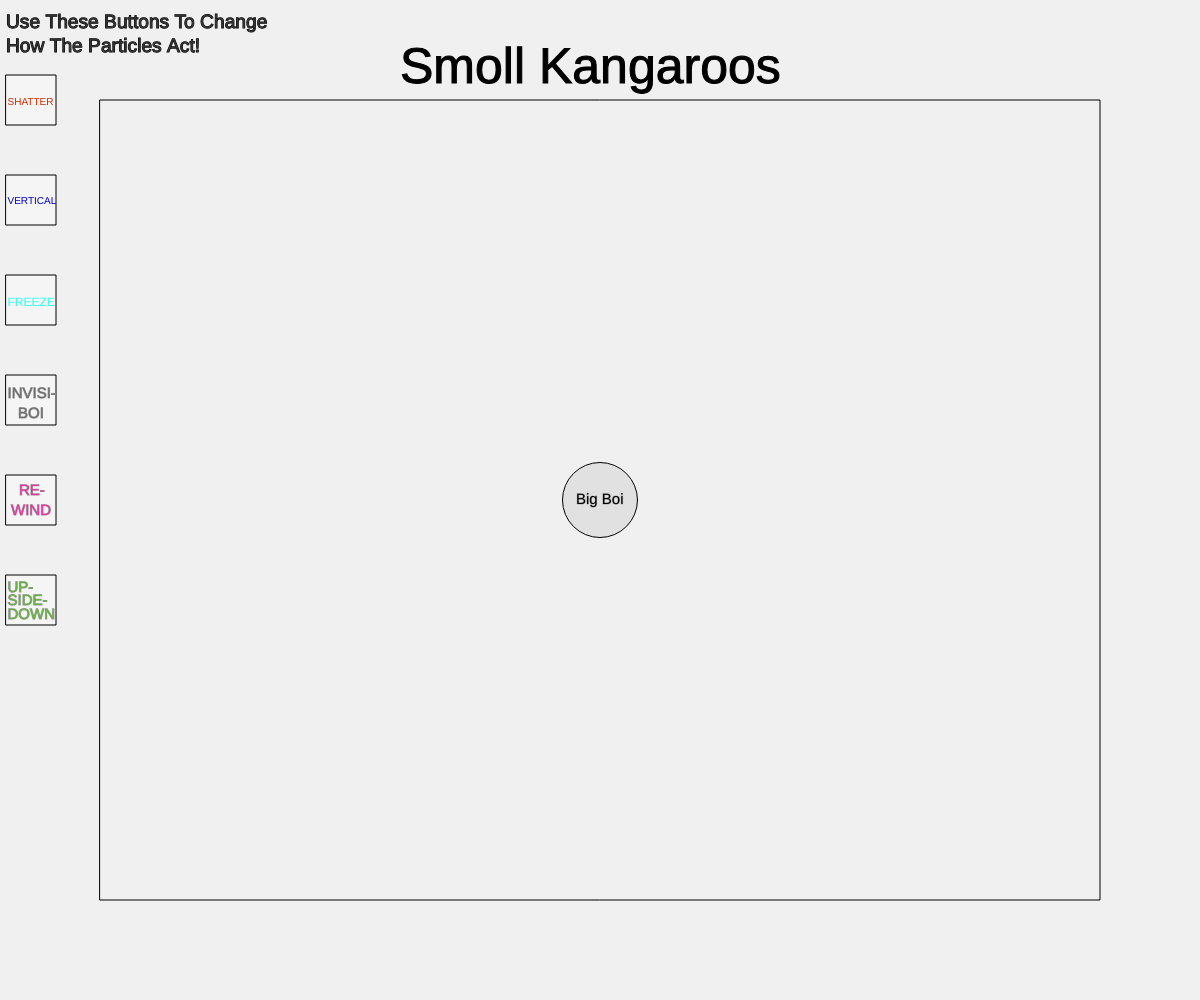
Frame 1 (no input)
Frame 60 (no input): identical to frame 1, image omitted
Frame 120 (the mouse pressed at the canvas centre since frame 60): identical to frame 1, image omitted

The p5.js sketch that drew this single still picture (run headless with seeded random() and noise() and a simulated clock; from frame 60 on, the mouse is pressed at the canvas centre):

// p5.js sketch
// ── sketch.js
var bigboi;
var particles = [];
//constant gravity
var mg = .06;
var radius = 5;
var isFrozen = false;
var isContinue = true;
var bigBoiClick = true;
var isBackwards = false;

function setup() {
  createCanvas(windowWidth, windowHeight);
  bigboi = {
    color : 225,
    posx : width/2,
    posy : height/2,
    r : radius * 15,
  }
}

function draw() {
  boxAndTitle();
  bigBoiDetails(bigboi.posx, bigboi.posy, bigboi.r, bigboi.color);
  button(width/200,1);
  spawnParticles(mouseX, mouseY);
  randomXValues();
  //particle builder
  for(var i = 0; i < particles.length; i++) {
    particles[i].display();
    particles[i].move();
    particles[i].bounce();
    particles[i].bigBoiAndParticles();
  }
}
//particle details
function Particle(locx, locy, direction) {
  //declaring where each bigboi and particle are located
  this.loc = createVector(locx, locy);
  bigboi.loc = createVector(bigboi.posx, bigboi.posy);
  this.direction = direction;
  this.velocity = createVector(0,0);
  this.a = 0;
  this.b = 0;
  this.c = 0;
  this.display = function(){
    fill(0);
    stroke(0);
    ellipse(this.loc.x, this.loc.y, radius);
  }
  this.move = function() {
    //y acceleration
    //if its not frozen
    if(isFrozen === false) {
      this.velocity.add(0,mg);
      //if it does not continue
      if(isContinue === false) {
        this.loc.add(0,this.velocity.y);
        //if bigBoi is on the screen
        if(bigBoiClick === true){
          if(this.c <= bigboi.r/2 + radius*1.3 ){
            this.loc.add(this.velocity.x, this.velocity.y);
          }
        }
      }
      else {
        //if it does continue
        this.loc.add(this.velocity.x, this.velocity.y);
      }
    }
  }
  this.bounce = function() {
    // y bounce(ceiling)
    if(this.loc.y <= height/10 + radius) {
      this.loc.y = height/10 + radius;
      this.velocity.y = this.velocity.y * direction;
    }
    //y bounce(floor)
    if(this.loc.y > 9*height/10 - radius){
      this.loc.y = 9*height/10 - radius;
      this.velocity.y = this.velocity.y * direction;
    }
    // x bounce
    if(this.loc.x <= width/12+radius || this.loc.x >= 11*width/12-radius) {
      this.velocity.x = this.velocity.x * direction;
    }
    //make sure it stays in rectangle(left wall)
    if(this.loc.x < width/12 + radius){
      this.loc.x = width/12 + radius;
    }
    //(right wall)
    if(this.loc.x > 11*width/12 - radius) {
      this.loc.x = 11*width/12 - radius;
    }
    //(top-middle of bigboi)
    if(this.loc.y >= bigboi.posy - bigboi.r/2 - radius  && this.loc.y <= bigboi.posy && this.loc.x === bigboi.posx) {
      if(bigBoiClick === true){
        this.loc.y = height/2 - bigboi.r/2 - radius;
      }
    }
  }
  this.goBackwards = function() {
    //the ball's velocities go opposite direction
    this.velcoity = this.velocity.mult(this.direction, this.direction);
  }
  this.bigBoiAndParticles = function() {
    //distance formula in relation of location of particle and bigboi
    this.a = this.loc.x - bigboi.posx;
    this.b = this.loc.y - bigboi.posy;
    this.c = Math.sqrt(this.a*this.a + this.b*this.b);
    // interaction with bigboi and particles
    //credit to Mrs. DeBB
    if(bigBoiClick === true){
      if(this.c <= bigboi.r/2 + radius){
        var n = p5.Vector.sub(this.loc, bigboi.loc);
        n.normalize();
        var ndotv = p5.Vector.dot(n, this.velocity);
        var ndotv_n = p5.Vector.mult(n, ndotv);
        var r = p5.Vector.sub(p5.Vector.sub(this.velocity, ndotv_n), ndotv_n);
        this.velocity = r;
      }
    }
  }
}

function spawnParticles(x,y) {
  //distance formula in relation of spawn and bigboi
  a = mouseX - bigboi.posx;
  b = mouseY - bigboi.posy;
  c = Math.sqrt(a*a + b*b);
  if(mouseIsPressed){
    if(mouseX >= width/12 + radius && mouseY >= height/10 + radius && mouseY <= 9*height/10 - radius && mouseX <= 11*width/12 ){
      //if bigboi is on screen, then you cannot place balls in it
      if(bigBoiClick === true){
        if(c > radius + bigboi.r/2){
          if (mouseButton === LEFT) {
            particles.push(new Particle(mouseX, mouseY,-1));
          }
        }
      }
      //if bigboi is not on screen, you can place balls in it
      if(bigBoiClick === false){
        if(mouseButton === LEFT) {
          particles.push(new Particle(mouseX, mouseY,-1));
        }
      }
    }
  }
}
//bigboi details
function bigBoiDetails(x,y,r,c) {
  if(bigBoiClick === true){
    fill(c);
    ellipse(x,y,r);
    fill(0);
    textSize(15);
    stroke(170);
    text("Big Boi", width/2 - 24 , height/2 + 3.5);
  }
}
//background stuff
function boxAndTitle() {
  //background
  background(240);
  stroke(0);
  fill(240);
  rect(width/12, height/10, 5*width/6 , 4*height/5);
  fill(0);
  textSize(50);
  //credit to Claire Morrison
  text("Smoll Kangaroos", width/2 - 200, height/12);
  textSize(20*width/1250);
  fill(50);
  text("Use These Buttons To Change How The Particles Act!", width/200, height/75, width/4, height/10);
}

function button (x,y) {
  for(var y = 0; y < 6; y++){
    stroke(0);
    fill(245);
    rect(x,y * 100 + 75,50,50);
  }
  //Credit to Claire Morrison
  //button labeling
  noStroke();
  fill(200, 45, 0);
  textSize(10);
  text("SHATTER", width/200 + 1.5, 105);
  fill (0, 0, 200);
  textSize(10);
  text("VERTICAL", width/200 + 1.5, 204);
  fill(45, 255, 240);
  textSize(12);
  text("FREEZE", width/200 + 1.5, 306);
  fill(110);
  strokeWeight(stroke(1.5));
  stroke(150);
  textSize(15);
  text("INVISI-", width/200 + 1.5, 398);
  text("BOI", width/200 + 12, 418);
  fill(240, 45, 160);
  text("RE-", width/200 + 13, 495 );
  text("WIND", width/200 + 5, 515);
  fill(100,180,60);
  text("UP-", width/200 + 1.5, 592);
  text("SIDE-", width/200 + 1.5, 605);
  text("DOWN", width/200 + 1.5, 619);
}
//buttons
function mousePressed() {
  if(clickedFrozen()) {
    isFrozen = !isFrozen;
  }
  if(clickedVertical()) {
    isContinue = !isContinue;
  }
  if(bigBoiActivate()) {
    bigBoiClick = !bigBoiClick;
  }
  if(particlesBackwards()){
    isBackwards = !isBackwards
    for (var i = 0; i < particles.length; i++) {
      particles[i].goBackwards();
    }
  }
  if(antiGravity()) {
    mg = -mg;
  }
}

function randomXValues() {
  if(mouseIsPressed){
    if(mouseX <= width/200 + 50 && mouseX >= width/200 && mouseY <= 125 && mouseY >= 75){
      if(mouseButton === LEFT) {
        //So verticle does not mess with shatter
        if(isContinue === false) {
          isContinue = !isContinue;
          for(var i = 0; i < particles.length; i++) {
            if(particles[i].c > bigboi.r/2 + radius*2) {
              particles[i].velocity.x = random(-2,2);
            }
          }
        }
        else{
          for(var i = 0; i < particles.length; i++) {
            if(particles[i].c > bigboi.r/2 + radius*2) {
              particles[i].velocity.x = random(-2,2);
            }
          }
        }
      }
    }
  }
}

function clickedVertical(){
  if(mouseIsPressed){
    if(mouseX <= width/200 + 50 && mouseX >= width/200 && mouseY <= 225  && mouseY >= 175){
      if(mouseButton === LEFT){
        isContinue = !isContinue;
      }
    }
  }
}

function clickedFrozen(){
  if(mouseIsPressed) {
    if(mouseX <= width/200 + 50 && mouseX >= width/200 && mouseY <= 325 && mouseY >= 275){
      if(mouseButton === LEFT){
        return true;
      }
      else{
        return false;
      }
    }
  }
}

function bigBoiActivate(){
  if(mouseIsPressed) {
    if(mouseX <= width/200 + 50 && mouseX >= width/200 && mouseY <= 425 && mouseY >= 375){
      if(mouseButton === LEFT){
        bigBoiClick = !bigBoiClick;
      }
    }
  }
}

function particlesBackwards(){
  if(mouseIsPressed){
    if(mouseX <= width/200 + 50 && mouseX >= width/200 && mouseY <= 525 && mouseY >= 475){
      if(mouseButton === LEFT){
        return true;
      }
    }
    return false;
  }
}

function antiGravity() {
  if(mouseIsPressed) {
    if(mouseX <= width/200 + 50 && mouseX >= width/200 && mouseY <= 625 && mouseY >= 575) {
      if(mouseButton === LEFT){
        mg = -mg;

      }
    }
  }
}
